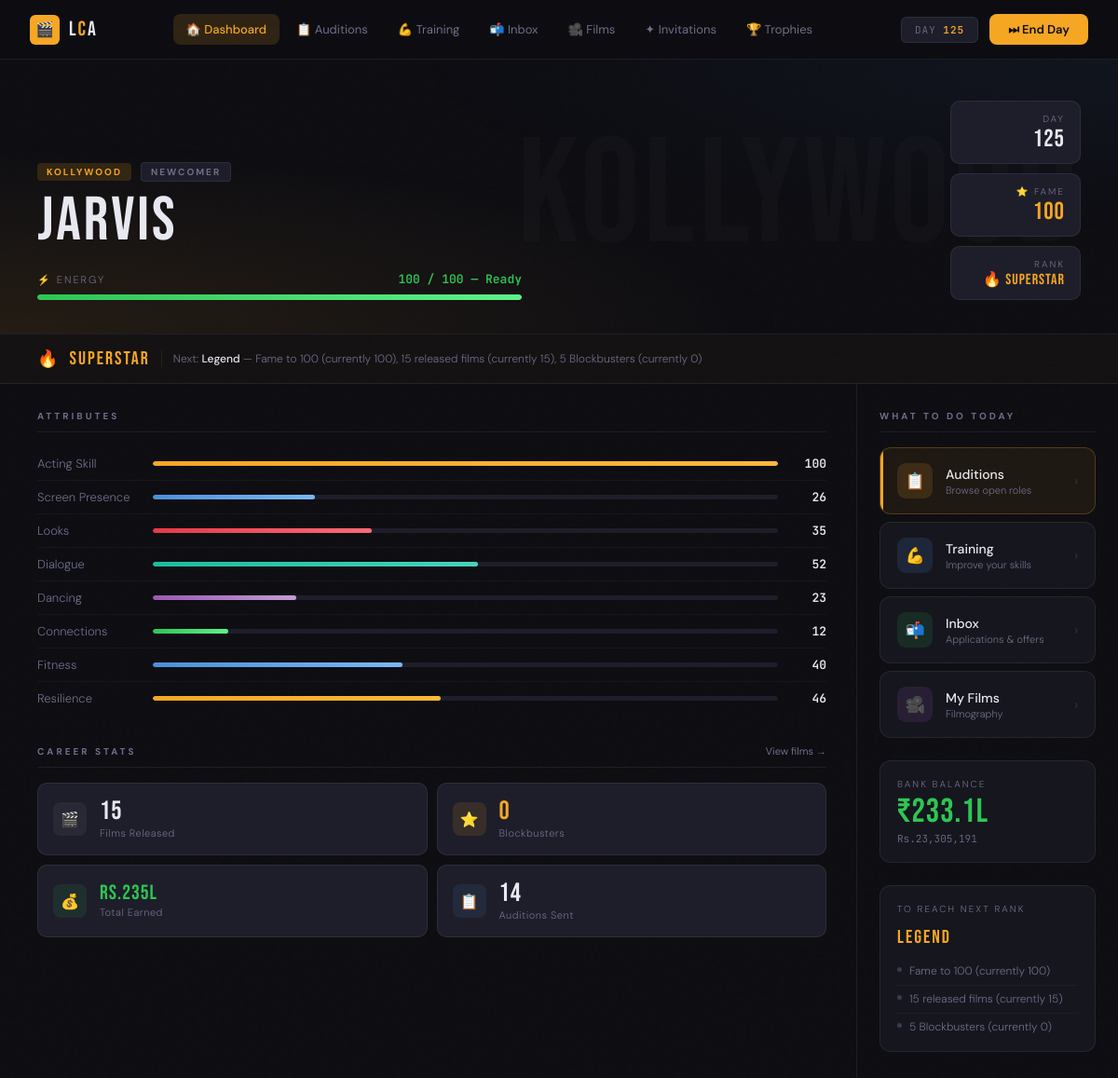
The app's page /dashboard/1 with its own data.
### app.py (models this page shows)
class Actor(db.Model):
    id              = db.Column(db.Integer, primary_key=True)
    name            = db.Column(db.String(80), nullable=False)
    industry        = db.Column(db.String(20))
    persona         = db.Column(db.String(30))
    funds           = db.Column(db.Integer, default=50000)
    energy          = db.Column(db.Integer, default=100)
    fame            = db.Column(db.Integer, default=5)
    game_day        = db.Column(db.Integer, default=1)
    acting_skill    = db.Column(db.Integer, default=10)
    screen_presence = db.Column(db.Integer, default=10)
    looks           = db.Column(db.Integer, default=10)
    dialogue        = db.Column(db.Integer, default=10)
    dancing         = db.Column(db.Integer, default=10)
    connections     = db.Column(db.Integer, default=0)
    fitness         = db.Column(db.Integer, default=10)
    resilience      = db.Column(db.Integer, default=10)
    credibility     = db.Column(db.Integer, default=80)
    is_tired        = db.Column(db.Boolean, default=False)
    tired_days_left = db.Column(db.Integer, default=0)

### app.py (the view)
@app.route('/dashboard/<int:actor_id>')
def dashboard(actor_id):
    actor = db.get_or_404(Actor, actor_id)
    story_beat_id = request.args.get('story_beat_id', type=int)
    story_beat    = StoryBeat.query.get(story_beat_id) if story_beat_id else None
    offer_count = JobApplication.query.filter_by(
        actor_id=actor_id, status='offered'
    ).count()
    active_film_count = Film.query.filter(
        Film.actor_id == actor_id,
        Film.status.in_(['filming', 'post_production'])
    ).count()
    released_films   = Film.query.filter_by(actor_id=actor_id, status='released').all()
    all_applications = JobApplication.query.filter_by(actor_id=actor_id).all()
    prestige = get_prestige(actor, released_films)
    stats    = get_career_stats(actor, released_films, all_applications)
    active_controversy = Controversy.query.filter_by(
        actor_id=actor_id, resolved=False
    ).first()
    return render_template(
        'dashboard.html',
        actor=actor,
        offer_count=offer_count,
        active_film_count=active_film_count,
        prestige=prestige,
        stats=stats,
        story_beat=story_beat,
        active_controversy=active_controversy,
    )

### game_state.py (called while the page is built, shortened)
def get_prestige(actor, released_films):
    film_count    = len(released_films)
    blockbusters  = sum(1 for f in released_films if f.box_office_result == 'blockbuster')
    hits_or_above = sum(1 for f in released_films if f.box_office_result in ('blockbuster', 'hit'))
    if actor.fame >= 75 and film_count >= 10 and hits_or_above >= 3:
        return {
            'rank':      'superstar',
            'label':     'Superstar',
            'emoji':     '🔥',
            'next_rank': {
                'label':    'Legend',
                'needs': [
                    f'Fame to 100 (currently {actor.fame})',
                    f'15 released films (currently {film_count})',
                    f'5 Blockbusters (currently {blockbusters})',
                ],
            },
        }

### templates/dashboard.html (shortened to what this page needs)
{% extends "base.html" %}
{% block nav_dash %}active{% endblock %}
{% block content %}
<div class="hero">
  <div class="hero-bg-text">
  </div>
  <div class="hero-left">
    <div class="hero-eyebrow">
      <span class="hero-eyebrow-chip chip-industry">
        {% if actor.industry == 'bolly' %}Bollywood{% elif actor.industry == 'kolly' %}Kollywood{% else %}Tollywood{% endif %}
      </span>
      <span class="hero-eyebrow-chip chip-persona">{{ actor.persona|title }}</span>
    </div>
    <div class="hero-name">
      {% set parts = actor.name.split() %}
      {% if parts|length > 1 %}
        {{ parts[:-1]|join(' ') }} <em>{{ parts[-1] }}</em>
      {% else %}
        {{ actor.name }}
      {% endif %}
    </div>
    <div class="hero-energy">
      <div class="hero-energy-header">
        <span class="hero-energy-label">⚡ Energy</span>
        <span class="hero-energy-val" style="color:{% if actor.energy > 50 %}var(--green){% elif actor.energy > 20 %}var(--gold){% else %}var(--red){% endif %}">
          {{ actor.energy }} / 100 — {% if actor.energy > 50 %}Ready{% elif actor.energy > 20 %}Running Low{% else %}Exhausted{% endif %}
        </span>
      </div>
      <div class="energy-track">
        <div class="energy-fill {% if actor.energy > 50 %}ef-high{% elif actor.energy > 20 %}ef-mid{% else %}ef-low{% endif %}"
             style="width:{{ actor.energy }}%"></div>
      </div>
    </div>
  </div>
  <div class="hero-right">
    <div class="vital-pill">
      <div class="vital-pill-label">Day</div>
      <div class="vital-pill-val">{{ actor.game_day }}</div>
    </div>
    <div class="vital-pill">
      <div class="vital-pill-label">⭐ Fame</div>
      <div class="vital-pill-val" style="color:var(--gold)">{{ actor.fame }}</div>
    </div>
    <div class="vital-pill">
      <div class="vital-pill-label">Rank</div>
      <div class="vital-pill-val" style="font-size:16px;color:var(--gold)">{{ prestige.emoji }} {{ prestige.label }}</div>
    </div>
  </div>
</div>
<div class="rank-bar">
  <div class="rank-bar-left">
    <span class="rank-emoji">{{ prestige.emoji }}</span>
    <span class="rank-name">{{ prestige.label }}</span>
    {% if prestige.next_rank %}
      <span class="rank-needs">
        Next: <strong>{{ prestige.next_rank.label }}</strong> —
        {% for need in prestige.next_rank.needs %}{{ need }}{% if not loop.last %}, {% endif %}{% endfor %}
      </span>
    {% else %}
      <span style="font-size:12px;color:var(--gold);font-weight:500">👑 Maximum rank achieved. You are a Legend.</span>
    {% endif %}
  </div>
</div>
<div class="body-grid">
  <div class="col-left">
    <div class="col-label">Attributes</div>
    <div class="attr-list">
      {% for label, value, bar_class in [
        ('Acting Skill',    actor.acting_skill,    'bar-gold'),
        ('Screen Presence', actor.screen_presence, 'bar-blue'),
        ('Looks',           actor.looks,           'bar-red'),
        ('Dialogue',        actor.dialogue,        'bar-teal'),
        ('Dancing',         actor.dancing,         'bar-purple'),
        ('Connections',     actor.connections,     'bar-green'),
        ('Fitness',         actor.fitness,         'bar-blue'),
        ('Resilience',      actor.resilience,      'bar-gold'),
      ] %}
      <div class="attr-row">
        <span class="attr-name">{{ label }}</span>
        <div class="attr-bar-track">
          <div class="attr-bar-fill {{ bar_class }}" style="width:{{ value }}%"></div>
        </div>
        <span class="attr-val">{{ value }}</span>
      </div>
      {% endfor %}
    </div>
    <div class="col-label" style="margin-top:8px">
      Career Stats
      <a href="/films/{{ actor.id }}">View films →</a>
    </div>
    <div class="career-grid">
      <div class="career-tile">
        <div class="career-tile-icon" style="background:rgba(255,255,255,0.05)">🎬</div>
        <div>
          <div class="career-tile-val">{{ stats.total_films }}</div>
          <div class="career-tile-label">Films Released</div>
        </div>
      </div>
      <div class="career-tile">
        <div class="career-tile-icon" style="background:rgba(245,166,35,0.12)">⭐</div>
        <div>
          <div class="career-tile-val" style="color:var(--gold)">{{ stats.blockbusters }}</div>
          <div class="career-tile-label">Blockbusters</div>
        </div>
      </div>
      <div class="career-tile">
        <div class="career-tile-icon" style="background:rgba(45,198,83,0.1)">💰</div>
        <div>
          <div class="career-tile-val" style="color:var(--green);font-size:22px">
            Rs.{{ "{:,.0f}".format(stats.total_earnings / 100000) }}L
          </div>
          <div class="career-tile-label">Total Earned</div>
        </div>
      </div>
      <div class="career-tile">
        <div class="career-tile-icon" style="background:rgba(74,144,217,0.1)">📋</div>
        <div>
          <div class="career-tile-val">{{ stats.total_apps }}</div>
          <div class="career-tile-label">Auditions Sent</div>
        </div>
      </div>
    </div>
  </div>
  <div class="col-right">
    <div class="actions-section">
      <div class="col-label">What to do today</div>
      <a href="/job-board/{{ actor.id }}" class="action-btn primary">
        <div class="action-icon-wrap ai-gold">📋</div>
        <div class="action-body">
          <div class="action-title">Auditions</div>
          <div class="action-sub">Browse open roles</div>
        </div>
        <span class="action-chevron">›</span>
      </a>
      <a href="/training/{{ actor.id }}" class="action-btn">
        <div class="action-icon-wrap ai-blue">💪</div>
        <div class="action-body">
          <div class="action-title">Training</div>
          <div class="action-sub">Improve your skills</div>
        </div>
        <span class="action-chevron">›</span>
      </a>
      <a href="/applications/{{ actor.id }}" class="action-btn {% if offer_count > 0 %}has-alert{% endif %}">
        <div class="action-icon-wrap ai-green">📬</div>
        <div class="action-body">
          <div class="action-title">Inbox</div>
          <div class="action-sub">
            {% if offer_count > 0 %}{{ offer_count }} offer{{ 's' if offer_count > 1 }} waiting!
            {% else %}Applications & offers{% endif %}
          </div>
        </div>
        {% if offer_count > 0 %}
          <span class="action-badge">{{ offer_count }}</span>
        {% else %}
          <span class="action-chevron">›</span>
        {% endif %}
      </a>
      <a href="/films/{{ actor.id }}" class="action-btn {% if active_film_count > 0 %}has-film{% endif %}">
        <div class="action-icon-wrap ai-purple">🎥</div>
        <div class="action-body">
          <div class="action-title">My Films</div>
          <div class="action-sub">
            {% if active_film_count > 0 %}{{ active_film_count }} in production
            {% else %}Filmography{% endif %}
          </div>
        </div>
        {% if active_film_count > 0 %}
          <span class="action-badge blue">{{ active_film_count }}</span>
        {% else %}
          <span class="action-chevron">›</span>
        {% endif %}
      </a>
    </div>
    <div class="funds-card">
      <div class="funds-card-label">Bank Balance</div>
      <div class="funds-amount">
        {% set lakhs = actor.funds / 100000 %}
        {% if lakhs >= 1 %}₹{{ "%.1f"|format(lakhs) }}L{% else %}₹{{ "{:,}".format(actor.funds) }}{% endif %}
      </div>
      <div class="funds-raw">Rs.{{ "{:,}".format(actor.funds) }}</div>
    </div>
    {% if prestige.next_rank %}
    <div class="next-rank-card">
      <div class="next-rank-title">To Reach Next Rank</div>
      <div class="next-rank-name">{{ prestige.next_rank.label }}</div>
      {% for need in prestige.next_rank.needs %}
      <div class="next-rank-need">
        <span class="need-dot"></span>{{ need }}
      </div>
      {% endfor %}
    </div>
    {% endif %}
  </div>
</div>
{% endblock %}

### templates/base.html (shortened to what this page needs)
<!DOCTYPE html>
<html lang="en">
<head>
</head>
<body>
<div class="page">
{% block nav %}
{% if actor is defined %}
<nav class="nav">
  <a href="/dashboard/{{ actor.id }}" class="nav-logo">
    <div class="nav-logo-icon">🎬</div>
    <div class="nav-logo-text">L<span>C</span>A</div>
  </a>
  <div class="nav-links">
    <a href="/dashboard/{{ actor.id }}"    class="nav-link {% block nav_dash %}{% endblock %}">🏠 Dashboard</a>
    <a href="/job-board/{{ actor.id }}"    class="nav-link {% block nav_jobs %}{% endblock %}">📋 Auditions</a>
    <a href="/training/{{ actor.id }}"     class="nav-link {% block nav_train %}{% endblock %}">💪 Training</a>
    <a href="/applications/{{ actor.id }}" class="nav-link {% block nav_inbox %}{% endblock %}">
      📬 Inbox
    </a>
    <a href="/films/{{ actor.id }}"        class="nav-link {% block nav_films %}{% endblock %}">🎥 Films</a>
    <a href="/invitations/{{ actor.id }}"
        class="nav-link {% block nav_invites %}{% endblock %}">
      ✦ Invitations
</a>
<a href="/milestones/{{ actor.id }}"
   class="nav-link {% block nav_trophies %}{% endblock %}">
  🏆 Trophies
</a>
  </div>
  <div class="nav-right">
    <div class="nav-day">DAY <span>{{ actor.game_day }}</span></div>
    <form action="/rest/{{ actor.id }}" method="POST">
      <button type="submit" class="end-day-btn">⏭ End Day</button>
    </form>
  </div>
</nav>
{% endif %}
{% endblock %}
{% block content %}{% endblock %}
</div>
</body>
</html>

### templates/base.html (style rules this page uses)
:root { --bg: #0D0D12; --surface: #16161E; --surface2: #1E1E2A; --border: rgba(255,255,255,0.07); --gold: #F5A623; --gold-dim: rgba(245,166,35,0.15); --gold-glow: rgba(245,166,35,0.3); --red: #E63946; --red-dim: rgba(230,57,70,0.15); --green: #2DC653; --green-dim: rgba(45,198,83,0.12); --blue: #4A90D9; --blue-dim: rgba(74,144,217,0.15); --purple: #9B59B6; --teal: #1ABC9C; --text: #E8E8F0; --text-muted: #6E6E8A; --text-dim: #3A3A52; }
*, *::before, *::after { box-sizing: border-box; margin: 0; padding: 0; }
body { background: var(--bg); color: var(--text); font-family: 'DM Sans', sans-serif; font-weight: 300; min-height: 100vh; overflow-x: hidden; }
body::before { content: ''; position: fixed; inset: 0; pointer-events: none; z-index: 0; opacity: 0.4; }
.nav { position: sticky; top: 0; z-index: 100; background: linear-gradient(180deg, rgba(13,13,18,0.98) 0%, rgba(13,13,18,0.85) 100%); backdrop-filter: blur(20px); -webkit-backdrop-filter: blur(20px); border-bottom: 1px solid var(--border); padding: 0 32px; height: 64px; display: flex; align-items: center; justify-content: space-between; gap: 16px; }
.nav-logo { display: flex; align-items: center; gap: 10px; text-decoration: none; flex-shrink: 0; }
.nav-logo-icon { width: 32px; height: 32px; background: var(--gold); border-radius: 6px; display: flex; align-items: center; justify-content: center; font-size: 16px; }
.nav-logo-text { font-family: 'Bebas Neue', sans-serif; font-size: 22px; letter-spacing: 2px; color: var(--text); }
.nav-logo-text span { color: var(--gold); }
.nav-links { display: flex; align-items: center; gap: 4px; flex: 1; justify-content: center; }
.nav-link { padding: 8px 14px; border-radius: 8px; font-size: 13px; font-weight: 400; color: var(--text-muted); text-decoration: none; display: flex; align-items: center; gap: 7px; transition: all 0.2s; white-space: nowrap; }
.nav-link.active { background: var(--gold-dim); color: var(--gold); font-weight: 500; }
.nav-right { display: flex; align-items: center; gap: 12px; flex-shrink: 0; }
.nav-day { font-family: 'JetBrains Mono', monospace; font-size: 11px; color: var(--text-muted); background: var(--surface2); border: 1px solid var(--border); padding: 6px 14px; border-radius: 6px; letter-spacing: 1px; white-space: nowrap; }
.nav-day span { color: var(--gold); font-weight: 600; }
.end-day-btn { background: var(--gold); color: #0D0D12; border: none; padding: 8px 20px; border-radius: 8px; font-family: 'DM Sans', sans-serif; font-size: 13px; font-weight: 600; cursor: pointer; display: flex; align-items: center; gap: 8px; transition: all 0.2s; white-space: nowrap; }
.page { position: relative; z-index: 1; }
.bar-gold { background: linear-gradient(90deg, var(--gold), #FFB83A); }
.bar-red { background: linear-gradient(90deg, var(--red), #FF6B7A); }
.bar-blue { background: linear-gradient(90deg, var(--blue), #7AB8F5); }
.bar-green { background: linear-gradient(90deg, var(--green), #5EF08A); }
.bar-purple { background: linear-gradient(90deg, var(--purple), #C39BD3); }
.bar-teal { background: linear-gradient(90deg, var(--teal), #48D1C0); }

### records on screen
Actor: game_day "125", persona "NEWCOMER", name "Jarvis", energy "100", fame "100", funds "23,305,191"

### other values on screen
{{ prestige.emoji }} "🔥"
{{ prestige.label }} "Superstar"
{{ prestige.next_rank.label }} "Legend"
{{ need }} "Fame to 100 (currently 100)" "15 released films (currently 15)" "5 Blockbusters (currently 0)"
{{ label }} "Acting Skill" "Screen Presence" "Looks" "Dialogue" "Dancing" "Connections" "Fitness" "Resilience"
{{ value }} "100" "26" "35" "52" "23" "12" "40" "46"
{{ stats.total_films }} "15"
{{ stats.blockbusters }} "0"
{{ "{:,.0f}".format(stats.total_earnings / 100000) }} "235"
{{ stats.total_apps }} "14"
{{ "%.1f"|format(lakhs) }} "233.1"
